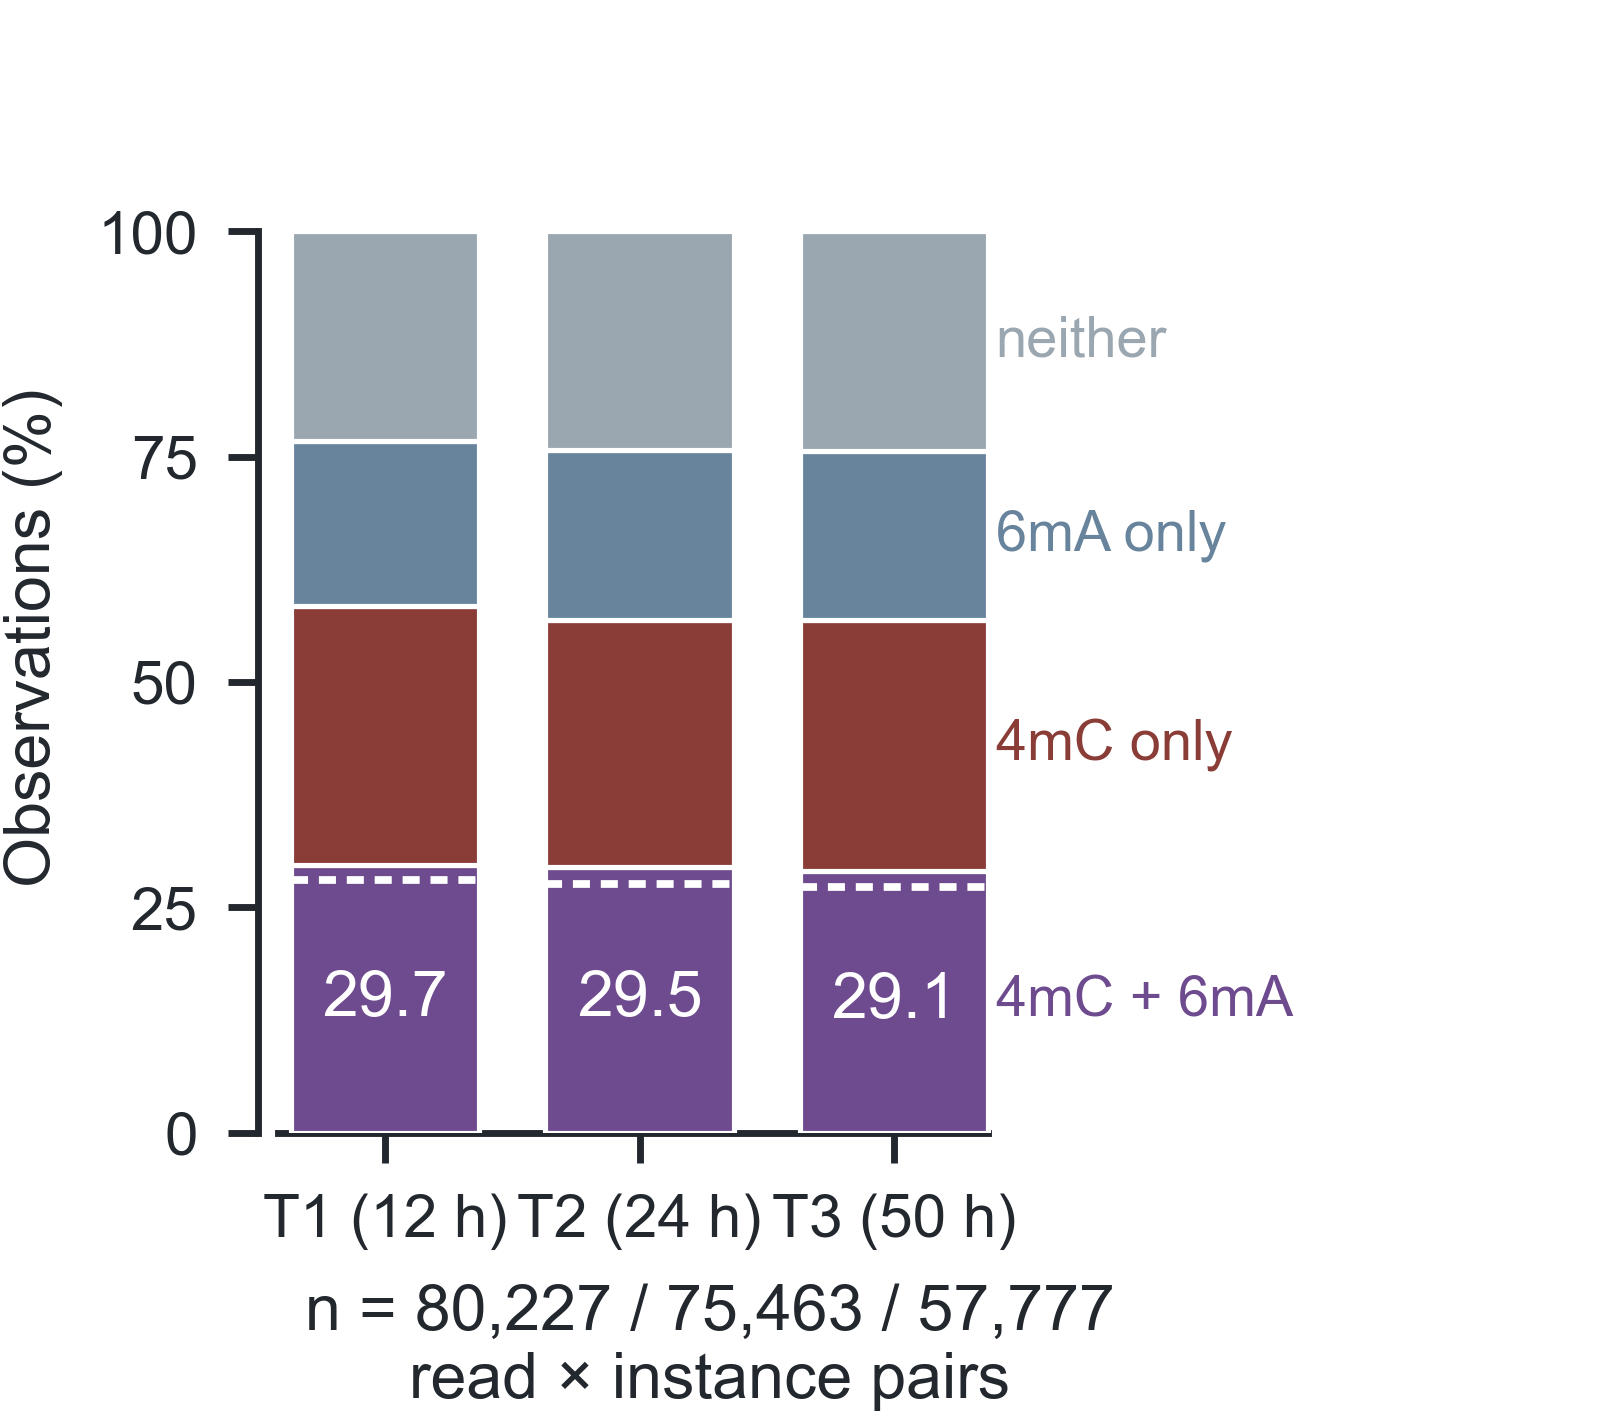

Source code (Python):
"""Figure 3, panel b — single-molecule dual-mark co-occurrence at HAAGCCCG instances.

Two plots on one tile:
  left   stacked composition of read x instance observations per timepoint (reads
         spanning position 1 and position 5 of one HAAGCCCG instance) — WHAT is
         carried on a molecule;
  right  the instance-stratified Mantel-Haenszel odds ratio with its 95% CI against
         a reference line at 1 — whether that is MORE THAN CHANCE.

2026-11-02 (co-author comment, Yuzawa): the single-plot version printed "OR 1.37"
above a bar whose visible quantity was a 29.7% share, and a reader could not connect
the two. Independence predicts 28.03/27.56/27.23% for the both-marks cell, so the
visible excess is only +1.67/+1.98/+1.87 percentage points (observed/expected
1.059/1.072/1.069) while the odds ratio is 1.37. Separating composition from
association puts each number on the chart that can express it.

Environment: epi-rna.  Renders exactly 1354 x 685 px for the Figure 3 composer grid
(row 0, columns 4-11); no panel letter is drawn (the composer stamps it) and
bbox_inches must stay None.
"""
import csv
import sys, importlib
from pathlib import Path

# [FIG18] タイルを再生成できるよう、artifact マーカーをローカルの入力表に解決しておく。
_DATA_DIR = Path(__file__).resolve().parents[2] / 'data_261013'

sys.path.insert(0, '/Users/okaban/bioinfo/rna-seq/15_paper_figures/scripts')
U = importlib.import_module('00_shared_utils')
U.apply_unified_style()
import matplotlib as mpl
mpl.rcParams['savefig.bbox'] = None          # the style helper sets 'tight', which resizes the canvas
import matplotlib.pyplot as plt
import os as _os
_FD = int(_os.environ.get('FIG_DPI', 300))  # 2026-11-09 解像度上書き

CSV_PATH = str(_DATA_DIR / "v458a1f46_F3c_singlemolecule.csv")

rows = list(csv.DictReader(open(CSV_PATH)))
tp = [r['timepoint'] for r in rows]
N = [int(r['observations']) for r in rows]
cats = ['both', 'only_4mC', 'only_6mA', 'neither']
pct = {c: [100.0 * int(r[c]) / int(r['observations']) for r in rows] for c in cats}
# D104 / N26 (2026-10-27): the bar-top label carries the PRIMARY estimator, which
# Methods declares to be the instance-stratified Mantel-Haenszel OR, not the
# unstratified one. Column odds_ratio is kept in the input table for the Methods
# comparison but is no longer what the figure prints.
orr = [float(r['odds_ratio_mh']) for r in rows]
lo = [float(r['mh_ci_low']) for r in rows]
hi = [float(r['mh_ci_high']) for r in rows]
# independence expectation for the both-marks cell, from this bar's own margins
exp_both = [100.0 * ((int(r['both']) + int(r['only_4mC'])) / int(r['observations']))
           * ((int(r['both']) + int(r['only_6mA'])) / int(r['observations']))
           for r in rows]

# Chemistry-coded mapping (author decision F2): colour means the chemistry, never the motif.
COLS = {'both': U.COL_DUAL_SET, 'only_4mC': U.COL_4mC,
        'only_6mA': U.COL_6mA, 'neither': U.COL_GRAY}
NAMES = {'both': '4mC + 6mA', 'only_4mC': '4mC only',
         'only_6mA': '6mA only', 'neither': 'neither'}

# 2026-11-07 共著者コメント C13「この図いらないかな。そんなに興味ない」（右の
# Mantel-Haenszel オッズ比フォレスト）。右プロットを外し、本タイルは組成だけを示す。
# オッズ比 1.367 (95% CI 1.326-1.409) とその層別の説明は本文 R2 と
# Supplementary Table S3b に残るので、数値は失われない。
W_PX, H_PX = 780, 685
fig = plt.figure(figsize=((W_PX + 0.3) / 300, (H_PX + 0.3) / 300), dpi=_FD)
ax = fig.add_axes([0.160, 0.200, 0.560, 0.700])    # composition

x = [0, 1, 2]
BW = 0.74
bottom = [0.0, 0.0, 0.0]
centres = {}
for c in cats:
    ax.bar(x, pct[c], BW, bottom=bottom, color=COLS[c],
           edgecolor='white', linewidth=0.6, zorder=3)
    centres[c] = [b + h / 2 for b, h in zip(bottom, pct[c])]
    bottom = [b + h for b, h in zip(bottom, pct[c])]

# value label (the number carrying the claim) inside the both-marks segment,
# and the within-molecule odds ratio above each bar
value_labels = []
for i in x:
    t = ax.text(i, centres['both'][i], f"{pct['both'][i]:.1f}", ha='center',
                va='center', color='white', fontsize=7.5, zorder=5)
    value_labels.append(t.get_text())
    ax.plot([i - BW / 2, i + BW / 2], [exp_both[i]] * 2, lw=0.9, ls=(0, (2.2, 1.4)),
            color='white', zorder=6, solid_capstyle='butt')

# identity: direct colour-matched text in the right gutter, not a boxed key
XR = 3.05
for c in cats:
    ax.text(2.40, centres[c][2], NAMES[c], ha='left', va='center',
            fontsize=6.5, color=COLS[c], zorder=5)

U.style_axes(ax, frame=True)
ax.set_xlim(-0.5, XR)
ax.set_ylim(0, 110)
ax.set_yticks([0, 25, 50, 75, 100])
ax.set_xticks(x)
ax.set_xticklabels(U.TP_LABELS)
ax.spines['bottom'].set_bounds(-0.42, 2.37)
ax.spines['left'].set_bounds(0, 100)
ax.set_ylabel('Observations (%)')
ax.set_xlabel('n = ' + ' / '.join(f'{v:,}' for v in N)
              + '\nread \u00d7 instance pairs')

# 独立のときに期待される「両方」の割合を破線で示す。1 文に短縮（2026-11-07, C13）。
# 2026-11-09 著者コメント [10]: 破線の意味は凡例文に移した（図中に散文を置かない）。

U.assert_no_text_collisions(fig, 'Fig3 panel b', allow_over_data=tuple(value_labels))
fig.savefig(str(Path(__file__).with_suffix('.png')), dpi=_FD, transparent=True, bbox_inches=None, pad_inches=0)

from PIL import Image
assert all(abs(a-round(b*_FD/300))<=2 for a,b in zip(Image.open(str(Path(__file__).with_suffix('.png'))).size, (W_PX, H_PX)))
